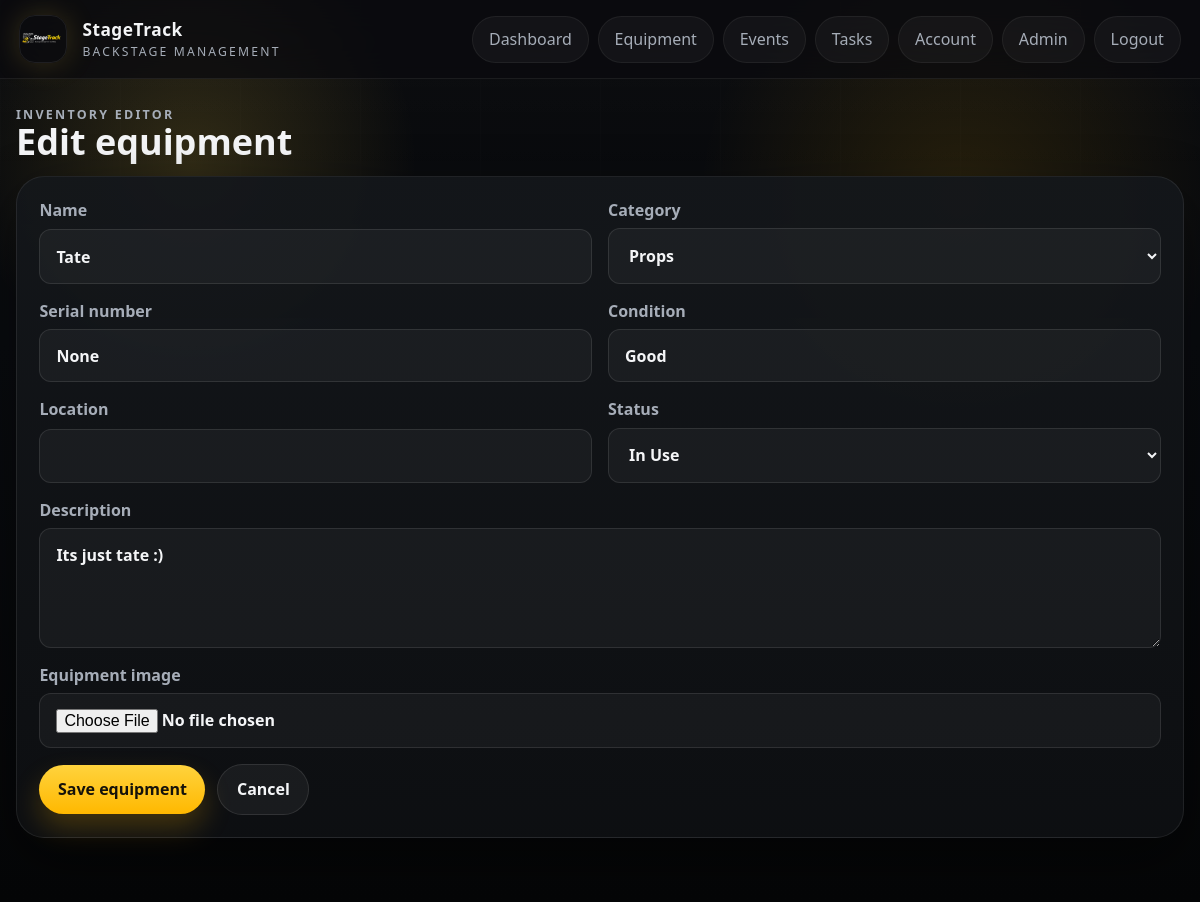
Page /equipment/1/edit (signed in) on the committed database.
### app/models.py (models this page shows)
class Equipment(db.Model):
    id = db.Column(db.Integer, primary_key=True)
    name = db.Column(db.String(120), nullable=False)
    category = db.Column(db.String(80), nullable=False)
    description = db.Column(db.Text)
    serial_number = db.Column(db.String(120), unique=True)
    qr_code = db.Column(db.String(255))
    condition = db.Column(db.String(80), default="Good")
    location = db.Column(db.String(120))
    status = db.Column(db.String(80), nullable=False, default="Available")
    image_path = db.Column(db.String(255))
    created_at = db.Column(db.DateTime, default=datetime.utcnow, nullable=False)
    checkouts = db.relationship("EquipmentCheckout", back_populates="equipment", lazy=True)
    damage_reports = db.relationship("DamageReport", back_populates="equipment", lazy=True)

### app/equipment/routes.py (the view, shortened to what this page needs)
@equipment_bp.route("/<int:item_id>/edit", methods=["GET", "POST"])
@role_required("Admin", "Teacher", "Stage Manager")
def edit(item_id):
    item = Equipment.query.get_or_404(item_id)
    return render_template("equipment/form.html", categories=CATEGORIES, statuses=STATUSES, item=item)

### app/auth/routes.py (called while the page is built)
def current_user():
    user_id = session.get("user_id")
    if not user_id:
        return None
    user = db.session.get(User, user_id)
    if user and not user.is_active:
        session.clear()
        return None
    return user

def role_required(*allowed_roles):
    def decorator(view):
        @wraps(view)
        def wrapped_view(*args, **kwargs):
            user = current_user()
            if not user:
                return redirect(url_for("auth.login"))
            if user.role not in allowed_roles:
                flash("You do not have permission to access that page.", "error")
                return redirect(url_for("dashboard"))
            return view(*args, **kwargs)
        return wrapped_view
    return decorator

@auth_bp.app_context_processor
def inject_user():
    first_user_pending = User.query.count() == 0
    return {
        "current_user": current_user(),
        "manager_roles": MANAGER_ROLES,
        "registration_open": first_user_pending,
    }

### app/templates/equipment/form.html (shortened to what this page needs)
{% extends "base.html" %}
{% block content %}
<section class="page-header">
    <div>
        <p class="eyebrow">Inventory editor</p>
        <h1>{% if item %}Edit{% else %}Add{% endif %} equipment</h1>
    </div>
</section>
<section class="panel">
    <form method="post" enctype="multipart/form-data" class="form-grid two-column">
        <label>
            Name
            <input type="text" name="name" value="{{ item.name if item else '' }}" required>
        </label>
        <label>
            Category
            <select name="category" required>
                {% for category in categories %}
                    <option value="{{ category }}" {% if item and item.category == category %}selected{% endif %}>{{ category }}</option>
                {% endfor %}
            </select>
        </label>
        <label>
            Serial number
            <input type="text" name="serial_number" value="{{ item.serial_number if item else '' }}">
        </label>
        <label>
            Condition
            <input type="text" name="condition" value="{{ item.condition if item else 'Good' }}">
        </label>
        <label>
            Location
            <input type="text" name="location" value="{{ item.location if item else '' }}">
        </label>
        <label>
            Status
            <select name="status" required>
                {% for status in statuses %}
                    <option value="{{ status }}" {% if item and item.status == status %}selected{% elif not item and status == "Available" %}selected{% endif %}>{{ status }}</option>
                {% endfor %}
            </select>
        </label>
        <label class="full-width">
            Description
            <textarea name="description" rows="4">{{ item.description if item else '' }}</textarea>
        </label>
        <label class="full-width">
            Equipment image
            <input type="file" name="image" accept=".png,.jpg,.jpeg,.gif,.webp">
        </label>
        <div class="actions full-width">
            <button class="button button-primary" type="submit">Save equipment</button>
            <a class="button button-secondary" href="{{ url_for('equipment.index') }}">Cancel</a>
        </div>
    </form>
</section>
{% endblock %}

### app/static/css/styles.css (style rules this page uses)
:root { --bg: #070809; --bg-soft: #101214; --surface: rgba(18, 20, 24, 0.92); --surface-strong: #14171b; --surface-soft: rgba(255, 255, 255, 0.04); --card: rgba(23, 26, 31, 0.88); --ink: #f4f5f7; --muted: #a6adb8; --line: rgba(255, 255, 255, 0.1); --gold: #ffd33d; --gold-strong: #ffb800; --gold-soft: rgba(255, 211, 61, 0.12); --accent: #f2ede3; --danger: #ff7d7d; --success: #69d48f; --shadow: 0 24px 60px rgba(0, 0, 0, 0.45); --shadow-soft: 0 14px 36px rgba(0, 0, 0, 0.25); --radius-xl: 28px; --radius-lg: 22px; --radius-md: 16px; --radius-sm: 12px; }
* { box-sizing: border-box; }
html { scroll-behavior: smooth; }
body { margin: 0; color: var(--ink); font-family: "Trebuchet MS", "Segoe UI", sans-serif; background: radial-gradient(circle at 16% 18%, rgba(255, 211, 61, 0.16), transparent 18%), radial-gradient(circle at 80% 22%, rgba(255, 184, 0, 0.12), transparent 22%), linear-gradient(180deg, #0a0b0d 0%, #090b0f 38%, #050607 100%); min-height: 100vh; position: relative; }
a { color: inherit; text-decoration: none; }
button, input, select, textarea { font: inherit; }
.hero, .panel, .auth-card, .stat-card, .mini-panel { background: linear-gradient(180deg, rgba(20, 23, 27, 0.95), rgba(14, 16, 19, 0.92)); border: 1px solid rgba(255, 255, 255, 0.08); border-radius: var(--radius-xl); box-shadow: var(--shadow); }
.hero-content, .hero-panel, .panel, .auth-card, .mini-panel { position: relative; z-index: 1; }
.hero-badge, .eyebrow { display: inline-flex; align-items: center; gap: 0.45rem; margin: 0; color: var(--gold); text-transform: uppercase; letter-spacing: 0.18em; font-size: 0.78rem; font-weight: 700; }
.hero-copy, .page-header p, .empty-state, .flash, label, td, th, tbody span, .support-copy { color: var(--muted); }
.panel, .auth-card, .mini-panel { padding: 1.4rem; }
.mini-panel h2, .panel h2, .page-header h1, .auth-card h1, .section-title { margin: 0; color: var(--ink); }
.page-header { display: grid; gap: 0.9rem; margin-bottom: 1rem; }
.page-header-inline, .panel-header, .filter-bar, .actions, .inline-form, .hero-actions, .auth-actions, .split-actions { display: flex; gap: 0.75rem; align-items: center; flex-wrap: wrap; }
.page-header h1 { font-size: clamp(2rem, 3vw, 3rem); line-height: 1; }
.button, .button-link { display: inline-flex; align-items: center; justify-content: center; border-radius: 999px; padding: 0.82rem 1.16rem; border: none; cursor: pointer; font-weight: 700; transition: 160ms ease; }
.button-primary { background: linear-gradient(180deg, var(--gold) 0%, var(--gold-strong) 100%); color: #15120a; box-shadow: 0 14px 28px rgba(255, 184, 0, 0.22); }
.button-secondary { background: rgba(255, 255, 255, 0.05); color: var(--ink); border: 1px solid rgba(255, 255, 255, 0.1); }
.form-grid { display: grid; gap: 1rem; }
.two-column { grid-template-columns: repeat(2, minmax(0, 1fr)); }
.full-width { grid-column: 1 / -1; }
label { display: grid; gap: 0.45rem; font-weight: 700; }
input, select, textarea { width: 100%; padding: 0.92rem 1rem; border-radius: var(--radius-sm); border: 1px solid rgba(255, 255, 255, 0.1); background: rgba(255, 255, 255, 0.04); color: var(--ink); }
select { color-scheme: dark; }
select option, select optgroup { background: #f5f1e8; color: #15171b; }
input::placeholder, textarea::placeholder { color: #7e8793; }

### rows in the picture
Equipment: name "Tate", category "Props", serial_number "None", condition "Good", status "In Use", description "Its just tate :)"
